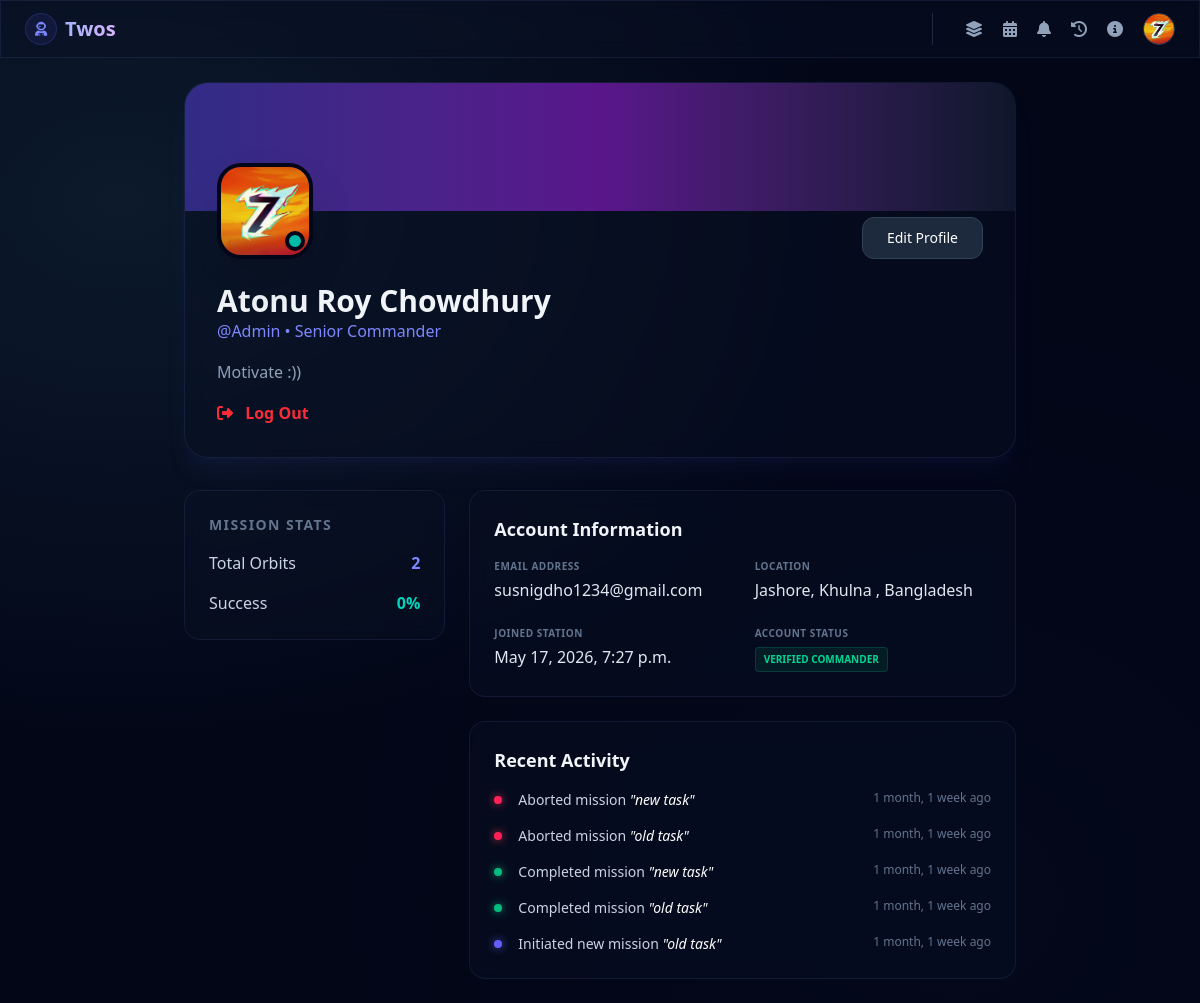
/profile/ (signed in), run on an earlier commit of the app's database.
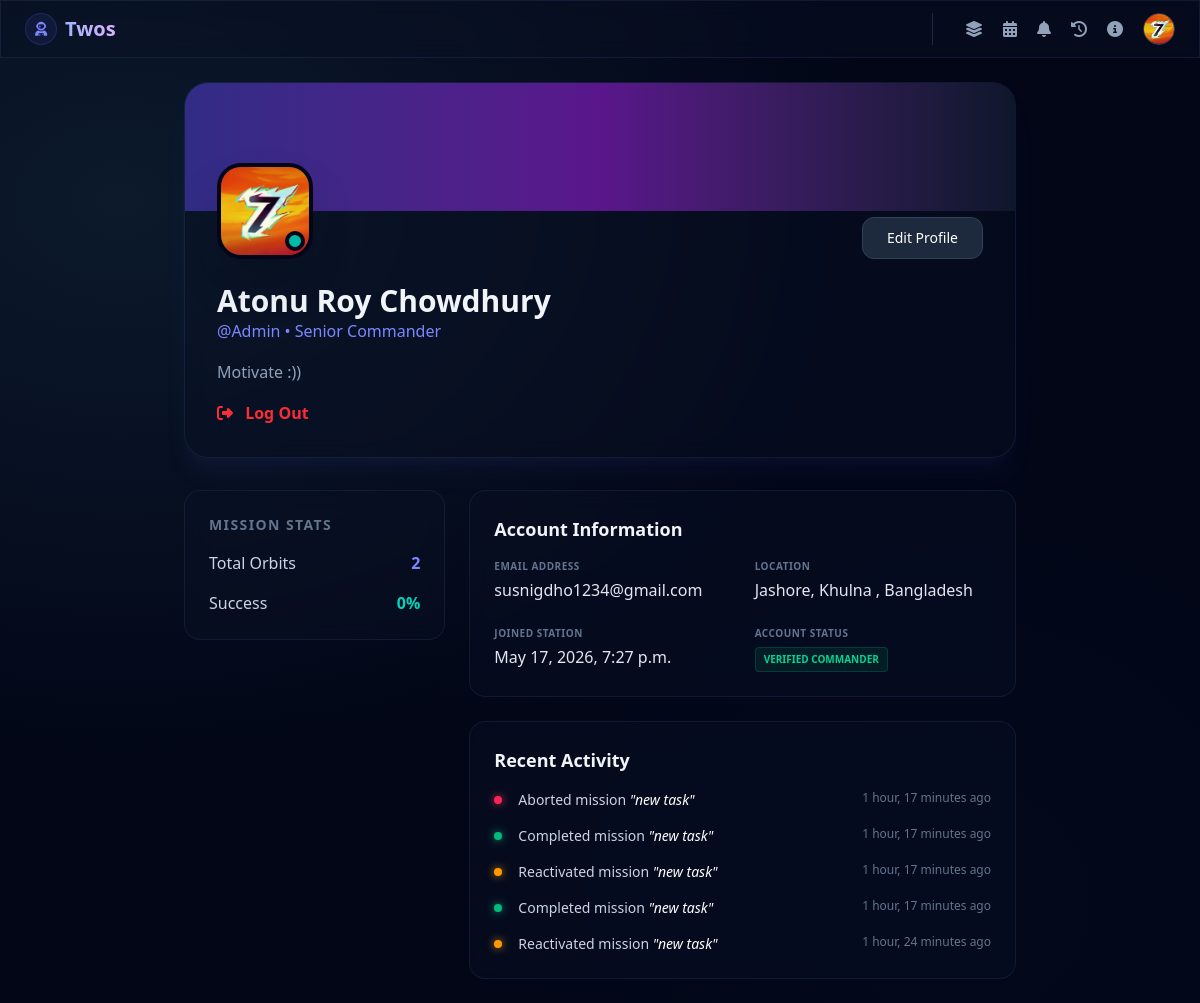
And on a later commit of the database.
### home/models.py (models this page shows, shortened)
class MissionLog(models.Model):
    ACTION_CHOICES = [
        ('Initiated', 'Initiated'),
        ('Accomplished', 'Accomplished'),
        ('Reopened', 'Reopened'),
        ('Aborted', 'Aborted'),
    ]
    user = models.ForeignKey(User, on_delete=models.CASCADE, related_name="mission_logs")
    action = models.CharField(max_length=20, choices=ACTION_CHOICES)
    task_name = models.CharField(max_length=200)
    created_at = models.DateTimeField(auto_now_add=True)

### home/views.py (the view)
# urls.py: path('profile/', views.profile, name ='profile'),
@login_required(login_url="login")
def profile(request):
    profile, created = Profile.objects.get_or_create(user = request.user)
    tasks = Task.objects.order_by("-created_at")
    total_tasks = tasks.count()
    completed_tasks = tasks.filter(is_completed=True)
    total_completed_tasks = completed_tasks.count()
    if total_tasks > 0 :
        success_rate = int((total_completed_tasks/total_tasks) * 100)
    else:
        success_rate = 0
    recent = MissionLog.objects.filter(user=request.user).order_by("-created_at")[:5]
    data = {
        'profile' : profile,
        'total_tasks' : total_tasks,
        'recent' : recent,
        'total_completed_tasks' : total_completed_tasks,
        'success_rate' : success_rate,
    }
    return render(request, "profile.html", data)

### home/models.py (called while the page is built)
    def get_profile_pic(self):
        if self.profile_pic:
            return self.profile_pic.url
        name = self.full_name or self.user.username
        return f"https://ui-avatars.com/api/?name={name}&size=128&background=6366f1&color=fff"

### templates/profile.html (shortened to what the changed rows need)
{% extends 'base.html' %}
 {% block content %}
<div class="max-w-4xl mx-auto px-4 sm:px-6 lg:px-8">
  <div
    class="cosmic-panel rounded-3xl overflow-hidden mb-8 shadow-xl shadow-indigo-500/5"
  >
    <div class="px-6 pb-8 sm:px-8">
      <div class="text-center sm:text-left">
        <h2 class="text-3xl font-bold text-slate-100">{{ request.user.profile.full_name }}</h2>
      </div>
    </div>
  </div>
  <div class="grid grid-cols-1 lg:grid-cols-3 gap-6">
    <div class="lg:col-span-2 space-y-6">
      <div class="cosmic-panel rounded-2xl p-6 border border-slate-800/60 bg-slate-900/40 backdrop-blur-md">
  <div class="space-y-4">
    {% for log in recent %}
      <div class="flex items-start gap-4 text-sm group">
        {% if log.action == 'Accomplished' %}
          <div class="mt-1.5 w-2 h-2 shrink-0 rounded-full bg-emerald-500 shadow-[0_0_8px_rgba(16,185,129,0.8)]"></div>
        {% elif log.action == 'Initiated' %}
          <div class="mt-1.5 w-2 h-2 shrink-0 rounded-full bg-indigo-500 shadow-[0_0_8px_rgba(99,102,241,0.8)]"></div>
        {% elif log.action == 'Reopened' %}
          <div class="mt-1.5 w-2 h-2 shrink-0 rounded-full bg-amber-500 shadow-[0_0_8px_rgba(245,158,11,0.8)]"></div>
        {% else %}
          <div class="mt-1.5 w-2 h-2 shrink-0 rounded-full bg-rose-500 shadow-[0_0_8px_rgba(244,63,94,0.8)]"></div>
        {% endif %}
        <div class="flex flex-col sm:flex-row sm:justify-between w-full gap-1">
          <p class="text-slate-300">
            {% if log.action == 'Accomplished' %}
              Completed mission
            {% elif log.action == 'Initiated' %}
              Initiated new mission
            {% elif log.action == 'Reopened' %}
              Reactivated mission
            {% else %}
              Aborted mission
            {% endif %}
            <span class="text-white italic">"{{ log.task_name }}"</span>
          </p>
          <span class="text-slate-500 text-xs shrink-0">{{ log.created_at|timesince }} ago</span>
        </div>
      </div>
    {% empty %}
      <p class="text-sm text-slate-500 italic text-center py-2">No space activity recorded yet.</p>
    {% endfor %}
  </div>
</div>
    </div>
  </div>
</div>
{% endblock %}

What changed in the data, as far as the page shows it:
no longer on this page (row unchanged): MissionLog: action "Aborted" (drawn), task_name "new task", created_at "1 month, 1 week"
no longer on this page (row unchanged): MissionLog: action "Aborted" (drawn), task_name "old task", created_at "1 month, 1 week"
no longer on this page (row unchanged): MissionLog: action "Accomplished" (drawn), task_name "new task", created_at "1 month, 1 week"
no longer on this page (row unchanged): MissionLog: action "Accomplished" (drawn), task_name "old task", created_at "1 month, 1 week"
no longer on this page (row unchanged): MissionLog: action "Initiated" (drawn), task_name "old task", created_at "1 month, 1 week"
added MissionLog: action "Aborted" (drawn), task_name "new task", created_at "1 hour, 17 minutes"
added MissionLog: action "Accomplished" (drawn), task_name "new task", created_at "1 hour, 17 minutes"
added MissionLog: action "Reopened" (drawn), task_name "new task", created_at "1 hour, 17 minutes"
added MissionLog: action "Accomplished" (drawn), task_name "new task", created_at "1 hour, 17 minutes"
added MissionLog: action "Reopened" (drawn), task_name "new task", created_at "1 hour, 24 minutes"
